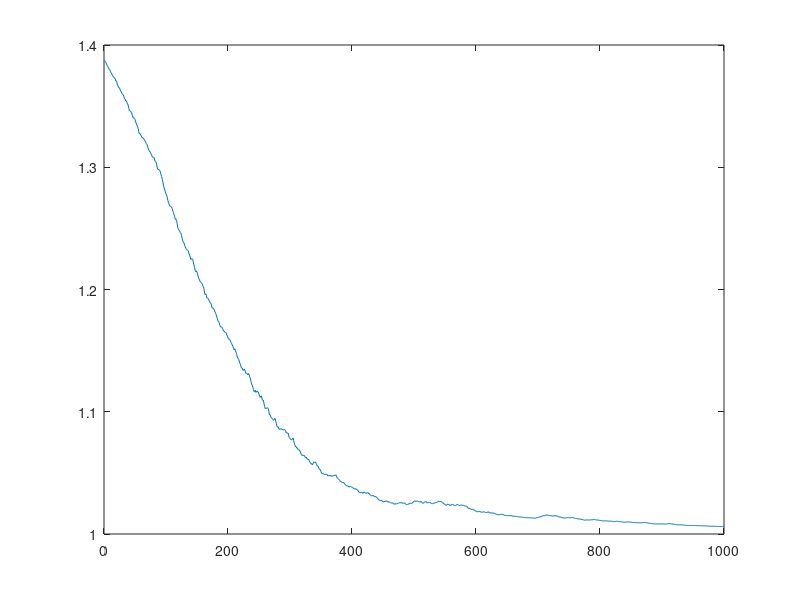

Write the MATLAB code that produced this figure.
%user specified values
hidden_neurons = 3;
epochs = 1000;
eta = 0.01;


% ------- load in the data -------

% XOR data
train_inp = [1 1; 1 0; 0 1; 0 0];
train_out = [1; 0; 0; 1];

% check same number of patterns in each
if size(train_inp,1) ~= size(train_out,1)
    disp('ERROR: data mismatch')
   return 
end    

%read how many patterns
patterns = size(train_inp,1);

%add a bias as an input
bias = ones(patterns,1);
train_inp = [train_inp bias];

%read how many inputs
inputs = size(train_inp,2);

%set initial random weights
weight_input_hidden = (randn(inputs,hidden_neurons) - 0.5)/10;
weight_hidden_output = (randn(1,hidden_neurons) - 0.5)/10;

%do a number of epochs
for iter = 1:epochs
    
    %get the learning rate from the slider
    blr = eta / 10;
    
    %loop through the patterns, selecting randomly
    for j = 1:patterns
        
        %select a random pattern
        patnum = round((rand * patterns) + 0.5);
        if patnum > patterns
            patnum = patterns;
        elseif patnum < 1
            patnum = 1;    
        end
       
        %set the current pattern
        this_pat = train_inp(patnum,:);
        act = train_out(patnum,1);
        
        %calculate the current error for this pattern
        hval = (tanh(this_pat*weight_input_hidden))';
        pred = hval'*weight_hidden_output';
        error = pred - act;

        % adjust weight hidden - output
        delta_HO = error.*blr .*hval;
        weight_hidden_output = weight_hidden_output - delta_HO';

        % adjust the weights input - hidden
        delta_IH= eta.*error.*weight_hidden_output'.*(1-(hval.^2))*this_pat;
        weight_input_hidden = weight_input_hidden - delta_IH';
        
    end
    % -- another epoch finished
    
    %plot overall network error at end of each epoch
    pred = weight_hidden_output*tanh(train_inp*weight_input_hidden)';
    error = pred' - train_out;
    err(iter) =  (sum(error.^2))^0.5;
    
    figure(1);
    plot(err)

    %stop if error is small
    if err(iter) < 0.001
        fprintf('converged at epoch: %d\n',iter);
        break 
    end
       
end


